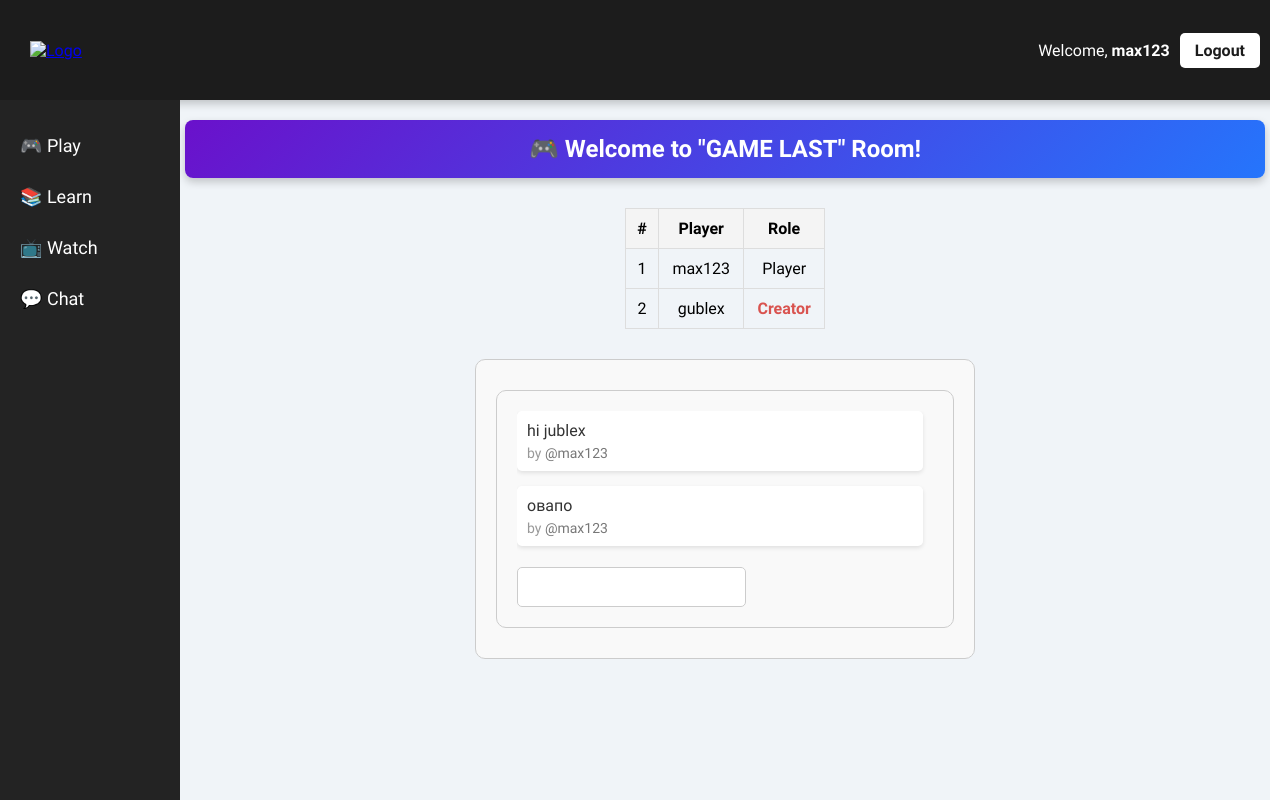
Screenshot of /rooms/4/ (signed in) with the database file from the repository.
### baseapp/models.py (models this page shows, shortened)
class Room(models.Model):
    name = models.CharField(max_length=255, unique=True)
    creator = models.ForeignKey(User, on_delete=models.CASCADE, related_name='created_rooms')
    created_at = models.DateTimeField(auto_now_add=True)
    is_active = models.BooleanField(default=False)
    players = models.ManyToManyField(User, related_name='rooms', blank=True)
    class Meta:
        ordering = ['-created_at']

class Message(models.Model):
    room = models.ForeignKey(Room, on_delete=models.CASCADE, related_name='messages')
    user = models.ForeignKey(User, on_delete=models.CASCADE, related_name='messages')
    text = models.TextField()
    created_at = models.DateTimeField(auto_now_add=True)
    class Meta:
        ordering = ['-created_at']

### baseapp/views.py (the view, shortened to what this page needs)
# urls.py: path('rooms/<str:pk>/', views.roomPage, name="room"),
@login_required(login_url='login')
def roomPage(request,pk):
    room = Room.objects.get(id=pk)
    room_messages = room.messages.order_by('created_at')
    if not room.is_active:
        context = {'room': room,'room_messages': room_messages}
    else:
       return redirect('game',room.game.id)
    return render(request, 'baseapp/room.html', context)

### baseapp/templates/baseapp/room.html (shortened to what this page needs)
{% extends 'main.html' %}
{% block content %}
<div class="room-header">
    🎮 Welcome to "<span style="text-transform: uppercase;">{{ room.name }}</span>" Room!
</div>
<div class="game-container">
    <div class="players-table">
        <table>
            <tr>
                <th>#</th>
                <th>Player</th>
                <th>Role</th>
            </tr>
            {% for player in room.players.all %}
            <tr>
                <td>{{ forloop.counter }}</td>
                <td>{{ player }}</td>
                <td>
                    {% if player == room.creator %}
                    <span class="creator">Creator</span>
                    {% else %}
                    Player
                    {% endif %}
                </td>
            </tr>
            {% endfor %}
        </table>
    </div>
    <div class="btn-container">
    </div>
</div>
<div class="chat-container">
    {% include 'baseapp/message_block.html' %}
</div>
{% endblock content %}

### templates/main.html (shortened to what this page needs)
{% load static %}
<!DOCTYPE html>
<html lang="en">
<head>
</head>
<body>
    <div class="header-container">
        <div class="header-logo">
            <a href="{% url 'home' %}">
                <img src="{% static 'images/img1.png' %}" alt="Logo">
            </a>
        </div>
        <div class="user-container">
            {% if request.user.is_authenticated %}
            <p>Welcome, <strong>{{ request.user.username }}</strong></p>
            <p><a href="{% url 'logout' %}">Logout</a></p>
            {% else %}
            <p><a href="{% url 'login' %}">Login</a></p>
            {% endif %}
        </div>
    </div>
    <div class="main-content-container">
        <div class="navbar">
            <a href="{% url 'rooms' %}">🎮 Play</a>
            <a href="#">📚 Learn</a>
            <a href="#">📺 Watch</a>
            <a href="#">💬 Chat</a>
        </div>
        <div class="main-content">
            {% block content %}
            {% endblock %}
        </div>
    </div>
</body>
</html>

### baseapp/templates/baseapp/message_block.html (shortened to what this page needs)
<div class="chat-container">
    <div class="messages" id="messages_block">
        {% for message in room_messages %}
        <div class="message">
            <div class="text">{{ message.text }}</div>
            <div class="author">@{{ message.user }}</div>
        </div>
        {% endfor %}
    </div>
    <div class="form-container" >
        <form id="form">
            <input type="text" name="message" />
        </form>
    </div>
</div>

### templates/main.html (style rules this page uses)
body { font-family: 'Titillium Web', sans-serif; background-color: #f0f4f8; margin: 0; padding: 0; display: flex; flex-direction: column; height: 100vh; width: 100%; overflow-x: hidden; }
.header-container { display: flex; align-items: center; justify-content: space-between; background-color: #1c1c1c; color: white; padding: 15px 30px; box-shadow: 0 4px 8px rgba(0, 0, 0, 0.2); width: 100%; height: 70px; }
.header-logo img { height: 50px; transition: transform 0.3s ease-in-out; }
.user-container { display: flex; align-items: center; gap: 10px; flex-wrap: wrap; margin-right: 40px; }
.user-container p { margin: 0; color: white; font-weight: 500; }
.user-container a { background: white; color: #1c1c1c; padding: 8px 15px; border-radius: 5px; text-decoration: none; font-weight: 600; transition: 0.3s ease-in-out; white-space: nowrap; }
.main-content-container { display: flex; flex: 1; overflow: hidden; }
.navbar { width: 180px; background-color: #232323; display: flex; flex-direction: column; padding-top: 20px; height: 100%; }
.navbar a { text-decoration: none; color: white; font-size: 18px; font-weight: 500; padding: 15px 20px; transition: all 0.3s ease; display: flex; align-items: center; }
.main-content { flex-grow: 1; display: flex; flex-direction: column; align-items: center; padding: 20px; overflow-y: auto; }

### baseapp/templates/baseapp/room.html (style rules this page uses)
.room-header { text-align: center; font-size: 24px; font-weight: bold; padding: 15px; background: linear-gradient(135deg, #6a11cb, #2575fc); color: white; border-radius: 8px; margin-bottom: 20px; box-shadow: 0 4px 8px rgba(0, 0, 0, 0.2); align-self: center; width: 100%; }
.players-table { flex-grow: 1; }
table { width: 100%; border-collapse: collapse; margin-top: 10px; }
th, td { border: 1px solid #ddd; padding: 10px; text-align: center; }
th { background-color: #f4f4f4; }
.creator { font-weight: bold; color: #d9534f; }
.btn-container { flex-shrink: 0; display: flex; padding: 10px; align-items: center; justify-content: center; width: 180px; }
.chat-container { margin-top: 30px; width: 100%; }

### baseapp/templates/baseapp/message_block.html (style rules this page uses)
.chat-container { width: 100%; max-width: 500px; height: 300px; margin: 10px auto; padding: 20px; border: 1px solid #ccc; border-radius: 10px; background-color: #f9f9f9; box-sizing: border-box; display: flex; flex-direction: column; overflow-y: auto; }
.messages { flex-grow: 1; overflow-y: auto; padding-right: 10px; max-height: 250px; }
.message { margin-bottom: 15px; padding: 10px; border-radius: 5px; background-color: #fff; box-shadow: 0 2px 4px rgba(0, 0, 0, 0.1); }
.message .text { font-size: 16px; color: #333; }
.message .author { font-size: 14px; color: #777; margin-top: 5px; }
.message .author::before { content: "by "; color: #999; }
.form-container { display: flex; align-items: center; gap: 10px; margin-top: 10px; }
.form-container input[type="text"] { flex-grow: 1; padding: 10px; border: 1px solid #ccc; border-radius: 5px; font-size: 16px; }

### rows the page displays
Room: name "GAME LAST"
Message: text "hi jublex", user "max123"
Message: text "овапо", user "max123"

### other values shown
{{ request.user.username }} "max123"
{{ player }} "max123"
{{ player }} "gublex"
